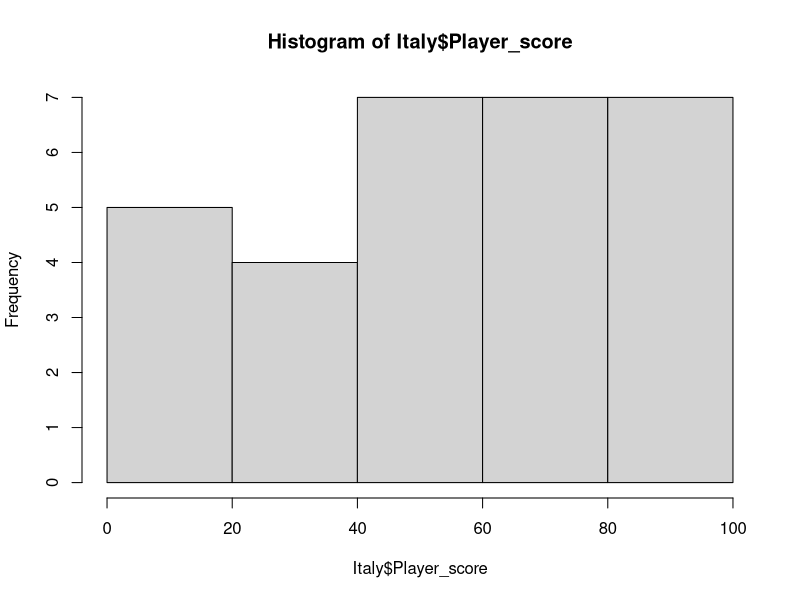
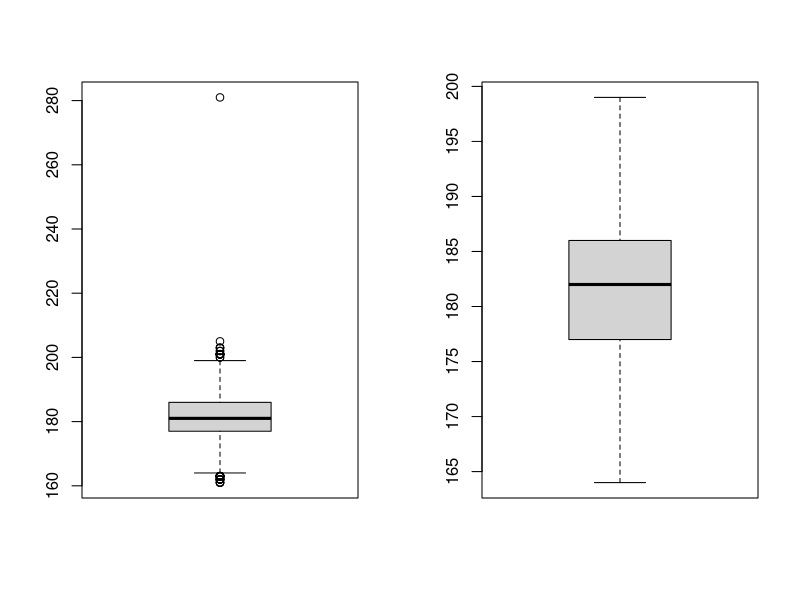

Source code (R) for these figures, in order:
## ---- chunk 1
#Read football_info.csv into R

info = read.csv("football_info.csv")

#Check and clean the data if required

#With summary(info) we can see that there are no NAs, however, there are some wrong values in a few columns.
#The maximum age is 244, which makes no sense, so we need to delete it.
#We can also notice the impossible maximum value of height (281), the maximum value of weight(909), and the minimum value of weight(3).
#So there are some errors in the data and we have to delete the wrong rows.
info = info[order(info$Age),]
info = info[-c(14999,15000),]
info = info[order(info$Height),]
info = info[-14998,]
info = info[order(info$Weight),]
info = info[-14997,]
info = info[-1,]

#Now our data is fully cleaned :)


## ---- chunk 2
res = t.test(Age ~ Foot, data = info)
res
## ---- chunk 3
dat = data.frame(player = c(1:15), 
age16 = c(160, 154, 172, 172, 178, 168, 162, 170, 164, 162, 159, 180, 165, 160, 163),
adulthood = c(162, 155, 172, 176, 179, 169, 162, 175, 168, 167, 160, 180, 166, 166, 164))

res2 = t.test(dat$age16, dat$adulthood, paired=TRUE)

res2
## ---- chunk 4
Italy = info[info$Country == "Italy",]
Italy = Italy[1:30,]
hist(Italy$Player_score)
shapiro.test(Italy$Player_score)
## ---- chunk 5
info2 = read.csv("football_info.csv")
x = info2$Height
x_clean =  x[!x %in% boxplot.stats(x)$out] 
par(mfrow=c(1,2))
boxplot(x)
boxplot(x_clean)

## ---- chunk 6
info$Foot[info$Foot == "Left"] = 0  
info$Foot[info$Foot == "Right"] = 1
info$Foot = as.numeric(info$Foot)
#The original column contained text so we needed to convert the column to numeric values
## ---- chunk 7
info$Foot_binary = ifelse(info$Foot == "Right", 1, 0)
